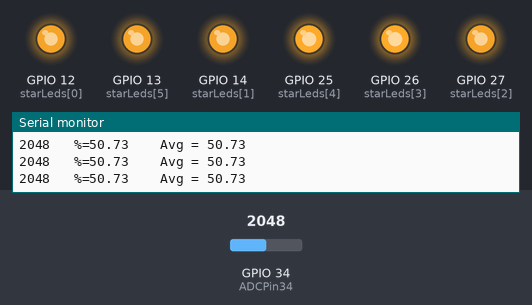
Simulated run of this program. Board: ESP32. Shown: output pins drawn as LEDs (lit = HIGH), the last lines printed to the serial monitor. Dashed ring = blinking. The test bench sets the inputs (shaded band); at power-on: GPIO 34 (ADCPin34) = 2048. Pins used as bus, display or sensor lines are not drawn.

Above: at 2.3 s.
2.4 s: GPIO 34 (ADCPin34) set to 2290
At 3.8 s:
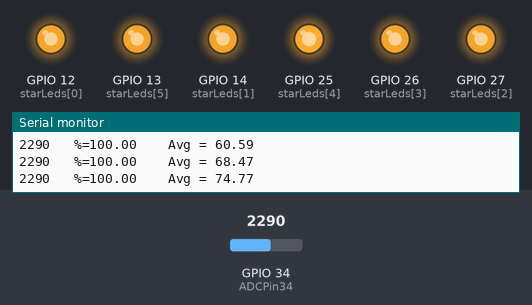
5.5 s: GPIO 34 (ADCPin34) set to 1800
At 11.9 s:
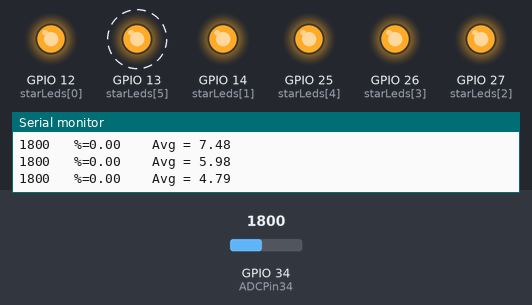
Timing chart, 0 to 14.6 s (numbered marks = the images above; inputs shaded):
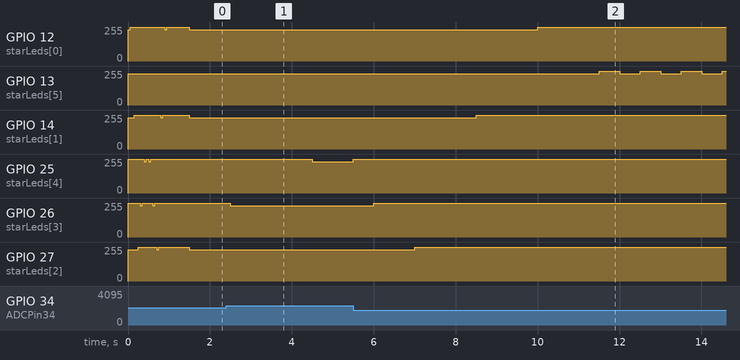

Measured:
- after the input at 2.4 s, GPIO 25 (starLeds[4]): 255/255 → 234/255 after 2.1 s; GPIO 26 (starLeds[3]): 255/255 → 234/255 after 0.10 s
- after the input at 5.5 s, GPIO 12 (starLeds[0]): 234/255 → 255/255 after 4.5 s; GPIO 13 (starLeds[5]): alternates 255/255 for 0.50 s and 234/255 for 0.50 s, starting after 6.0 s; GPIO 14 (starLeds[1]): 234/255 → 255/255 after 3.0 s; GPIO 25 (starLeds[4]): 234/255 → 255/255 at once; GPIO 26 (starLeds[3]): 234/255 → 255/255 after 0.50 s

The program:

main.cpp
```cpp
#include <Arduino.h>

int ADCPin34 = 34;
int LiquidSensorEnablePin32 = 32;
float ADCMax = 2250;
float ADCMin = 1840;

int brightness = 235;

float ADCScale = 100.0f/(ADCMax-ADCMin);

int starLeds[] = {12,14,27,26,25,13};
uint8_t ledPattern[] = {0,0,0,0,0,0};
bool blinkEmergency = false;
int EmergencyLed = 13;


static void Rotate(int rotations);

void setup(){
  // configure LED PWM functionalitites
  Serial.begin(115200);

  // attach the channel to the GPIO to be controlled
  for( int i=0; i<6; i++)
  {
    ledcSetup(i, 5000, 8);
    ledcAttachPin(starLeds[i], i);
  }
  pinMode (LiquidSensorEnablePin32, OUTPUT);
  digitalWrite(LiquidSensorEnablePin32, HIGH);
  Serial.println("Started...");
}

/*void setup() {
  // put your setup code here, to run once:
  Serial.begin(115200);
  pinMode (13, OUTPUT);
  pinMode (12, OUTPUT);
  pinMode (14, OUTPUT);
  pinMode (27, OUTPUT);
  pinMode (26, OUTPUT);
  pinMode (25, OUTPUT);
  pinMode (2, OUTPUT);
  pinMode (LiquidSensorEnablePin32, OUTPUT);
  digitalWrite(LiquidSensorEnablePin32, HIGH);
  Serial.println("Started...");
  Rotate(5);

}
*/


const uint32_t blinkInterval = 500;

int idx = 0;
int waterLevel = 0;

void Rotate(int rotations)
{
  for( int i=0; i<rotations; i++)
  {
    for( int j=0; j<5; j++)
    {
      //digitalWrite( starLeds[j], LOW);
      ledcWrite(j, brightness);
      delay(50);
    //  digitalWrite( starLeds[j], HIGH);
      ledcWrite(j, 255);
      delay(50);
    }
    for( int j=4; j>-1; j--)
    {
     // digitalWrite( starLeds[j], LOW);
      ledcWrite(j, brightness);
      delay(50);
     // digitalWrite( starLeds[j], HIGH);
      ledcWrite(j, 255);
      delay(50);
    }
  }
}

float averageLevel = -1.0;

void loop() {

  waterLevel = analogRead(ADCPin34);
  float scaledValue = ADCScale * (waterLevel - ADCMin);
  if( scaledValue < 0.0 )
    scaledValue = 0.0;
  if( scaledValue > 100.0 )
    scaledValue = 100.0;

  if( averageLevel < 0.0 )
    averageLevel = scaledValue;
  else
  {
    averageLevel = averageLevel - (averageLevel - scaledValue)*0.2;
  }


  Serial.print(waterLevel);
  Serial.print("   %=");
  Serial.print(scaledValue);
  Serial.print("    Avg = ");
  Serial.println(averageLevel);


  // Default all off
  ledPattern[0] = HIGH;
  ledPattern[1] = HIGH;
  ledPattern[2] = HIGH;
  ledPattern[3] = HIGH;
  ledPattern[4] = HIGH;

  if( averageLevel < 5.0 )
  {
    if( ledPattern[5] == HIGH )
      ledPattern[5] = LOW;
      else
      ledPattern[5] = HIGH;
  }
  else
  {
    ledPattern[5] = LOW;
  }

  if( averageLevel > 10.0)
  {
    ledPattern[0] = LOW;
  }

  if( averageLevel > 20.0)
  {
    ledPattern[0] = LOW;
    ledPattern[1] = LOW;
  }
  if( averageLevel > 40.0 )
  {
    ledPattern[0] = LOW;
    ledPattern[1] = LOW;
    ledPattern[2] = LOW;
  }
  if( averageLevel > 60.0 )
  {
    ledPattern[0] = LOW;
    ledPattern[1] = LOW;
    ledPattern[2] = LOW;
    ledPattern[3] = LOW;
  }
  if( averageLevel > 80.0 )
  {
    ledPattern[0] = LOW;
    ledPattern[1] = LOW;
    ledPattern[2] = LOW;
    ledPattern[3] = LOW;
    ledPattern[4] = LOW;
  }

  for( int j=0; j<6; j++)
  {
    if( ledPattern[j] == LOW )
    {
      ledcWrite(j, brightness);
    }
    else
    {
      ledcWrite(j, 255);
    }

    /*
    digitalWrite( starLeds[j], ledPattern[j]);
    Serial.print("Led = " );
    Serial.print(starLeds[j]);
    Serial.print("   Value =");
    Serial.println(ledPattern[j]);
    */
  }

  if( idx++ % 120 == 0 )
    Rotate(1);

  delay(500);
}
```
